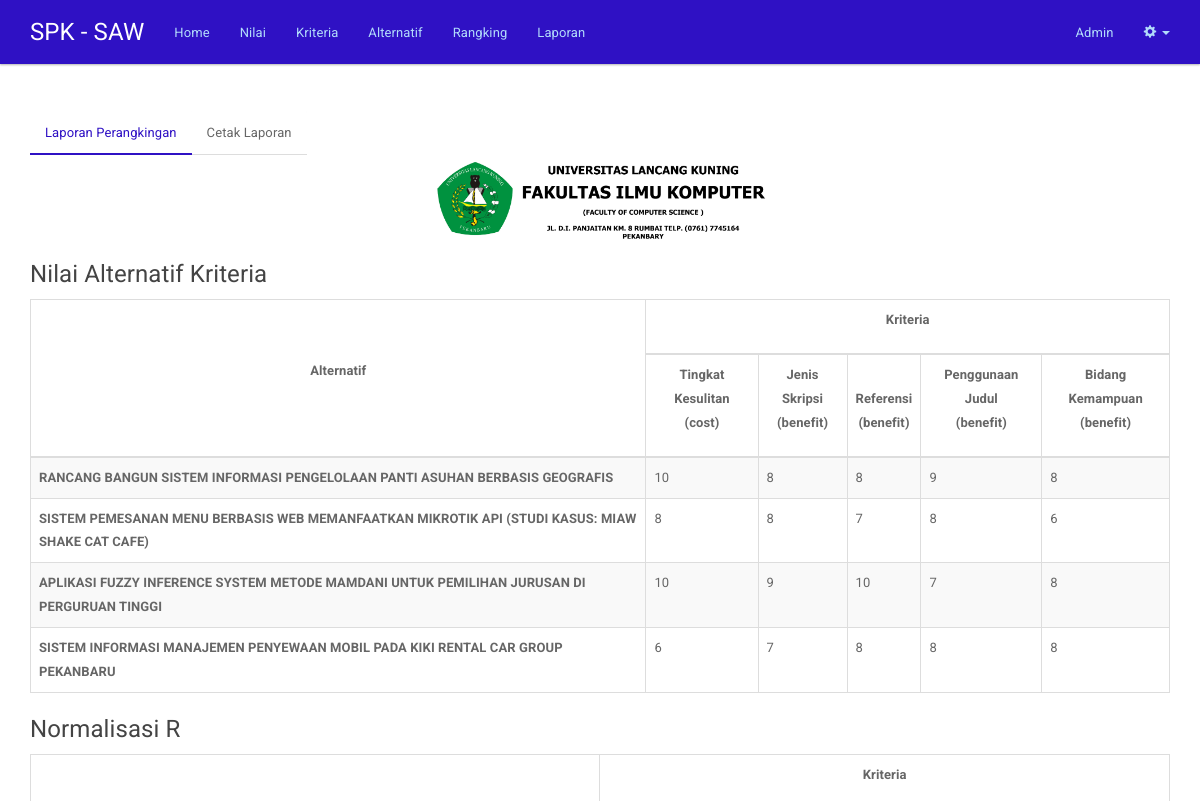
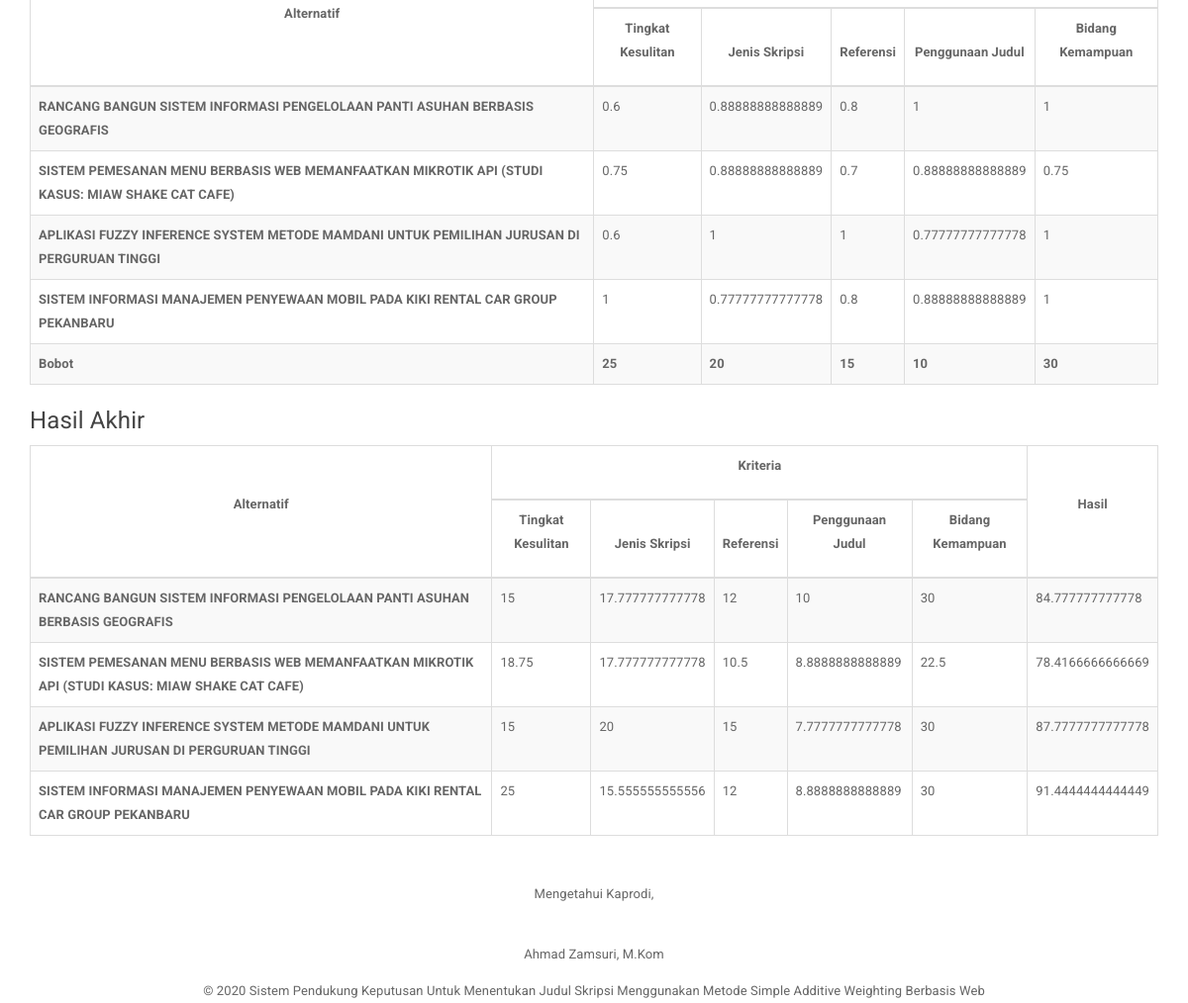
The page /laporan.php (signed in) on the database its author committed (2 pictures, top to bottom).
### tables this page shows
CREATE TABLE `kriteria` (
  `id_kriteria` int(11) NOT NULL,
  `nama_kriteria` varchar(255) NOT NULL,
  `tipe_kriteria` varchar(10) NOT NULL,
  `bobot_kriteria` double NOT NULL
);

CREATE TABLE `alternatif` (
  `id_alternatif` int(11) NOT NULL,
  `nama_alternatif` varchar(255) NOT NULL,
  `hasil_alternatif` double NOT NULL,
  `nim` varchar(50) DEFAULT NULL
);

CREATE TABLE `rangking` (
  `id_alternatif` int(11) NOT NULL,
  `id_kriteria` int(11) NOT NULL,
  `nilai_rangking` double NOT NULL,
  `nilai_normalisasi` double NOT NULL,
  `bobot_normalisasi` double NOT NULL
);

### includes/kriteria.inc.php (called while the page is built, shortened)
<?php
class Kriteria{
	private $conn;
	private $table_name = "kriteria";
	public function __construct($db){
		$this->conn = $db;
	}
	function readAll(){
		$query = "SELECT * FROM ".$this->table_name." ORDER BY id_kriteria ASC";
		$stmt = $this->conn->prepare( $query );
		$stmt->execute();
		return $stmt;
	}
}
?>

### includes/alternatif.inc.php (called while the page is built, shortened)
<?php
class Alternatif{
	private $conn;
	private $table_name = "alternatif";
	public function __construct($db){
		$this->conn = $db;
	}
	function readAll(){
		if($_SESSION['level']=='admin'){
		$query = "SELECT * FROM ".$this->table_name." ORDER BY id_alternatif ASC";
		}else{
		$query = "SELECT * FROM ".$this->table_name." where nim='$_SESSION[nim]' ORDER BY id_alternatif ASC";
		}
		$stmt = $this->conn->prepare($query);
		$stmt->execute();
		return $stmt;
	}
}
?>

### includes/rangking.inc.php (called while the page is built, shortened)
<?php
class Rangking{
	private $conn;
	public function __construct($db){
		$this->conn = $db;
	}
	function readR($a){
		$query = "SELECT * FROM alternatif a, kriteria b, rangking c where a.id_alternatif=c.id_alternatif and b.id_kriteria=c.id_kriteria and c.id_alternatif='$a'";
		$stmt = $this->conn->prepare( $query );
		$stmt->execute();
		return $stmt;
	}
}
?>

### laporan.php (the view, shortened to what this page needs)
<?php
$config = new Config();
$db = $config->getConnection();
?>
<!DOCTYPE html>
<html lang="en">
  <head>
    <link href="css/bootstrap.min.css" rel="stylesheet">
    <link href="css/dataTables.bootstrap.min.css" rel="stylesheet">
  </head>
  <body>
	<nav class="navbar navbar-inverse navbar-static-top">
	  <div class="container">
		<div class="navbar-header">
		  <a class="navbar-brand" style="color:rgba(255,255,255,1.00)">SPK - SAW</a>
		</div>
		<div class="collapse navbar-collapse" id="bs-example-navbar-collapse-1">
		  <ul class="nav navbar-nav">
			<li><a href="index.php">Home</a></li>
			<li><a href="nilai.php">Nilai</a></li>
			<li><a href="kriteria.php">Kriteria</a></li>
			<li><a href="alternatif.php">Alternatif</a></li>
			<li><a href="rangking.php">Rangking</a></li>
			<li><a href="laporan.php">Laporan</a></li>
		  </ul>
		  <ul class="nav navbar-nav navbar-right">
			<li><a href="profil.php"><?php echo $_SESSION['nama_lengkap'] ?></a></li>
			<li class="dropdown">
			  <a href="#" class="dropdown-toggle" data-toggle="dropdown" role="button" aria-haspopup="true" aria-expanded="false"><span class="glyphicon glyphicon-cog"></span> <span class="caret"></span></a>
			</li>
		  </ul>
		</div>
	  </div>
	</nav>
<div id="container" class="container">
<?php
include_once 'includes/alternatif.inc.php';
$pro1 = new Alternatif($db);
$stmt1 = $pro1->readAll();
$stmt1x = $pro1->readAll();
$stmt1y = $pro1->readAll();
include_once 'includes/kriteria.inc.php';
$pro2 = new Kriteria($db);
$stmt2 = $pro2->readAll();
$stmt2x = $pro2->readAll();
$stmt2y = $pro2->readAll();
$stmt2yx = $pro2->readAll();
include_once 'includes/rangking.inc.php';
$pro = new Rangking($db);
?>
	<br/>
	<div>
	  <ul class="nav nav-tabs" role="tablist">
	    <li role="presentation" class="active"><a href="#rangking" aria-controls="rangking" role="tab" data-toggle="tab">Laporan Perangkingan</a></li>
	    <li role="presentation"><a href="javascript:printDiv('print-area-1');">Cetak Laporan</a></li>
	  </ul>
	  <div class="tab-content" id="print-area-1">
	    <div role="tabpanel" class="tab-pane active" id="rangking">
		<p  align="center"><img src="images/kop.jpg" width="350px"></p>
	    	<h4>Nilai Alternatif Kriteria</h4>
			<table width="100%" class="table table-striped table-bordered" border="1px">
		        <thead border="1px">
		            <tr border="1px">
		                <th rowspan="2" style="vertical-align: middle" class="text-center"><p align="center">Alternatif</p></th>
		                <th colspan="<?php echo $stmt2x->rowCount(); ?>" class="text-center"><p align="center">Kriteria</p></th>
		            </tr>
		            <tr>
		            <?php
					while ($row2x = $stmt2x->fetch(PDO::FETCH_ASSOC)){
					?>
		                <th><p align="center"><?php echo $row2x['nama_kriteria'] ?><br/>(<?php echo $row2x['tipe_kriteria'] ?>)</p></th>
		            <?php
					}
					?>
		            </tr>
		        </thead>
		        <tbody border="1px">
		<?php
		while ($row1x = $stmt1x->fetch(PDO::FETCH_ASSOC)){
		?>
		            <tr border="1px">
		                <th><?php echo $row1x['nama_alternatif'] ?></th>
		                <?php
		                $ax= $row1x['id_alternatif'];
						$stmtrx = $pro->readR($ax);
						while ($rowrx = $stmtrx->fetch(PDO::FETCH_ASSOC)){
						?>
		                <td>
		                	<?php
		                	echo $rowrx['nilai_rangking'];
		                	?>
		                </td>
		                <?php
		                }
						?>
		            </tr>
		<?php
		}
		?>
		        </tbody>
		    </table>
	    	<h4>Normalisasi R</h4>
			<table width="100%" class="table table-striped table-bordered" border="1px">
		        <thead>
		            <tr border="1px" >
		                <th rowspan="2" style="vertical-align: middle" class="text-center"><p align="center">Alternatif</p></th>
		                <th colspan="<?php echo $stmt2y->rowCount(); ?>" class="text-center"><p align="center">Kriteria</p></th>
		            </tr>
		            <tr border="1px">
		            <?php
					while ($row2y = $stmt2y->fetch(PDO::FETCH_ASSOC)){
					?>
		                <th><p align="center"><?php echo $row2y['nama_kriteria'] ?></p></th>
		            <?php
					}
					?>
		            </tr>
		        </thead>
		        <tbody>
		<?php
		while ($row1y = $stmt1y->fetch(PDO::FETCH_ASSOC)){
		?>
		            <tr border="1px">
		                <th><?php echo $row1y['nama_alternatif'] ?></th>
		                <?php
		                $ay= $row1y['id_alternatif'];
						$stmtry = $pro->readR($ay);
						while ($rowry = $stmtry->fetch(PDO::FETCH_ASSOC)){
						?>
		                <td>
		                	<?php
		                	echo $rowry['nilai_normalisasi'];
		                	?>
		                </td>
		                <?php
		                }
						?>
		            </tr>
		<?php
		}
		?><tr border="1px">
			<td><b>Bobot</b></td>
		            <?php
					while ($row2yx = $stmt2yx->fetch(PDO::FETCH_ASSOC)){
					?>
		                <td><b><?php echo $row2yx['bobot_kriteria'] ?></b></td>
		            <?php
					}
					?>
		            </tr>
		        </tbody>
		    </table>
		    <h4>Hasil Akhir</h4>
			<table width="100%" id="table-akhir" class="table table-striped table-bordered" border="1px">
		        <thead>
		            <tr border="1px">
		                <th rowspan="2" style="vertical-align: middle" class="text-center"><p align="center">Alternatif</p></th>
		                <th colspan="<?php echo $stmt2->rowCount(); ?>" class="text-center"><p align="center">Kriteria</p></th>
		                <th rowspan="2" style="vertical-align: middle" class="text-center"><p align="center">Hasil</p></th>
		            </tr>
		            <tr border="1px">
		            <?php
					while ($row2 = $stmt2->fetch(PDO::FETCH_ASSOC)){
					?>
		                <th><p align="center"><?php echo $row2['nama_kriteria'] ?></p></th>
		            <?php
					}
					?>
		            </tr>
		        </thead>
		        <tbody>
		<?php
		while ($row1 = $stmt1->fetch(PDO::FETCH_ASSOC)){
		?>
		            <tr border="1px">
		                <th><?php echo $row1['nama_alternatif'] ?></th>
		                <?php
		                $a= $row1['id_alternatif'];
						$stmtr = $pro->readR($a);
						while ($rowr = $stmtr->fetch(PDO::FETCH_ASSOC)){
						?>
		                <td>
		                	<?php
		                	echo $rowr['bobot_normalisasi'];
		                	?>
		                </td>
		                <?php
		                }
						?>
						<td>
							<?php
							echo $row1['hasil_alternatif'];
							?>
						</td>
		            </tr>
		<?php
		}
		?>
		        </tbody>
		    </table>
		    <br>
			<p align="center">Mengetahui Kaprodi,</p>
			<br>
			<p align="center">Ahmad Zamsuri, M.Kom</p>
	    </div>
	  </div>
	</div>
<footer class="text-center">&copy; <?php echo date ('Y') ?> Sistem Pendukung Keputusan Untuk Menentukan Judul Skripsi Menggunakan Metode Simple Additive Weighting Berbasis Web</footer>
	</div>
  </body>
</html>

### rows shown on the page
kriteria: nama_kriteria "Tingkat Kesulitan", tipe_kriteria "cost", bobot_kriteria "25"
kriteria: nama_kriteria "Jenis Skripsi", tipe_kriteria "benefit", bobot_kriteria "20"
kriteria: nama_kriteria "Referensi", tipe_kriteria "benefit", bobot_kriteria "15"
kriteria: nama_kriteria "Penggunaan Judul", tipe_kriteria "benefit", bobot_kriteria "10"
kriteria: nama_kriteria "Bidang Kemampuan", tipe_kriteria "benefit", bobot_kriteria "30"
alternatif: nama_alternatif "RANCANG BANGUN SISTEM INFORMASI PENGELOLAAN PANTI ASUHAN BERBASIS GEOGRAFIS", hasil_alternatif "84.777777777778"
rangking: nilai_rangking "10", nilai_normalisasi "0.6", bobot_normalisasi "15"
rangking: nilai_rangking "8", nilai_normalisasi "0.88888888888889", bobot_normalisasi "17.777777777778"
rangking: nilai_rangking "8", nilai_normalisasi "0.8", bobot_normalisasi "12"
rangking: nilai_rangking "9", nilai_normalisasi "1", bobot_normalisasi "10"
rangking: nilai_rangking "8", nilai_normalisasi "1", bobot_normalisasi "30"
alternatif: nama_alternatif "SISTEM PEMESANAN MENU BERBASIS WEB MEMANFAATKAN MIKROTIK API (STUDI KASUS: MIAW SHAKE CAT CAFE)", hasil_alternatif "78.4166666666669"
rangking: nilai_rangking "8", nilai_normalisasi "0.75", bobot_normalisasi "18.75"
rangking: nilai_rangking "8", nilai_normalisasi "0.88888888888889", bobot_normalisasi "17.777777777778"
rangking: nilai_rangking "7", nilai_normalisasi "0.7", bobot_normalisasi "10.5"
rangking: nilai_rangking "8", nilai_normalisasi "0.88888888888889", bobot_normalisasi "8.8888888888889"
rangking: nilai_rangking "6", nilai_normalisasi "0.75", bobot_normalisasi "22.5"
alternatif: nama_alternatif "APLIKASI FUZZY INFERENCE SYSTEM METODE MAMDANI UNTUK PEMILIHAN JURUSAN DI PERGURUAN TINGGI", hasil_alternatif "87.7777777777778"
rangking: nilai_rangking "10", nilai_normalisasi "0.6", bobot_normalisasi "15"
rangking: nilai_rangking "9", nilai_normalisasi "1", bobot_normalisasi "20"
rangking: nilai_rangking "10", nilai_normalisasi "1", bobot_normalisasi "15"
rangking: nilai_rangking "7", nilai_normalisasi "0.77777777777778", bobot_normalisasi "7.7777777777778"
rangking: nilai_rangking "8", nilai_normalisasi "1", bobot_normalisasi "30"
alternatif: nama_alternatif "SISTEM INFORMASI MANAJEMEN PENYEWAAN MOBIL PADA KIKI RENTAL CAR GROUP PEKANBARU", hasil_alternatif "91.4444444444449"
rangking: nilai_rangking "6", nilai_normalisasi "1", bobot_normalisasi "25"
rangking: nilai_rangking "7", nilai_normalisasi "0.77777777777778", bobot_normalisasi "15.555555555556"
rangking: nilai_rangking "8", nilai_normalisasi "0.8", bobot_normalisasi "12"
rangking: nilai_rangking "8", nilai_normalisasi "0.88888888888889", bobot_normalisasi "8.8888888888889"
rangking: nilai_rangking "8", nilai_normalisasi "1", bobot_normalisasi "30"

### other values the page prints
$_SESSION['nama_lengkap'] "Admin"
date ('Y') "2020"
